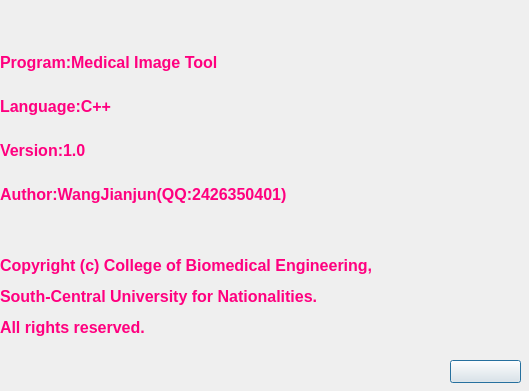
<?xml version="1.0" encoding="UTF-8"?>
<ui version="4.0">
 <class>About</class>
 <widget class="QDialog" name="About">
  <property name="geometry">
   <rect>
    <x>0</x>
    <y>0</y>
    <width>529</width>
    <height>391</height>
   </rect>
  </property>
  <property name="windowTitle">
   <string>About</string>
  </property>
  <property name="styleSheet">
   <string notr="true"/>
  </property>
  <widget class="QLabel" name="label">
   <property name="geometry">
    <rect>
     <x>0</x>
     <y>0</y>
     <width>531</width>
     <height>391</height>
    </rect>
   </property>
   <property name="styleSheet">
    <string notr="true">background-image: url(:/About/Resources/3.jpg);</string>
   </property>
   <property name="text">
    <string>&lt;html&gt;&lt;head/&gt;&lt;body&gt;&lt;p&gt;&lt;span style=&quot; font-size:12pt; font-weight:600; color:#ff007f;&quot;&gt;Program:Medical Image Tool&lt;/span&gt;&lt;span style=&quot; color:#ff007f;&quot;&gt;&lt;br/&gt;&lt;/span&gt;&lt;/p&gt;&lt;p&gt;&lt;span style=&quot; font-size:12pt; font-weight:600; color:#ff007f;&quot;&gt;Language:C++&lt;/span&gt;&lt;span style=&quot; color:#ff007f;&quot;&gt;&lt;br/&gt;&lt;/span&gt;&lt;/p&gt;&lt;p&gt;&lt;span style=&quot; font-size:12pt; font-weight:600; color:#ff007f;&quot;&gt;Version:1.0&lt;/span&gt;&lt;span style=&quot; color:#ff007f;&quot;&gt;&lt;br/&gt;&lt;/span&gt;&lt;/p&gt;&lt;p&gt;&lt;span style=&quot; font-size:12pt; font-weight:600; color:#ff007f;&quot;&gt;Author:WangJianjun(QQ:2426350401)&lt;/span&gt;&lt;/p&gt;&lt;p&gt;&lt;span style=&quot; color:#ff007f;&quot;&gt;&lt;br/&gt;&lt;/span&gt;&lt;/p&gt;&lt;p&gt;&lt;span style=&quot; font-size:12pt; font-weight:600; color:#ff007f;&quot;&gt;Copyright (c) College of Biomedical Engineering,&lt;/span&gt;&lt;/p&gt;&lt;p&gt;&lt;span style=&quot; font-size:12pt; font-weight:600; color:#ff007f;&quot;&gt;South-Central University for Nationalities. &lt;/span&gt;&lt;/p&gt;&lt;p&gt;&lt;span style=&quot; font-size:12pt; font-weight:600; color:#ff007f;&quot;&gt;All rights reserved.&lt;/span&gt;&lt;/p&gt;&lt;/body&gt;&lt;/html&gt;</string>
   </property>
  </widget>
  <widget class="QPushButton" name="pushButton">
   <property name="geometry">
    <rect>
     <x>450</x>
     <y>360</y>
     <width>71</width>
     <height>23</height>
    </rect>
   </property>
   <property name="styleSheet">
    <string notr="true">background-image: url(:/About/Resources/4.png);</string>
   </property>
   <property name="text">
    <string/>
   </property>
  </widget>
 </widget>
 <layoutdefault spacing="6" margin="11"/>
 <resources>
  <include location="About.qrc"/>
 </resources>
 <connections/>
</ui>
